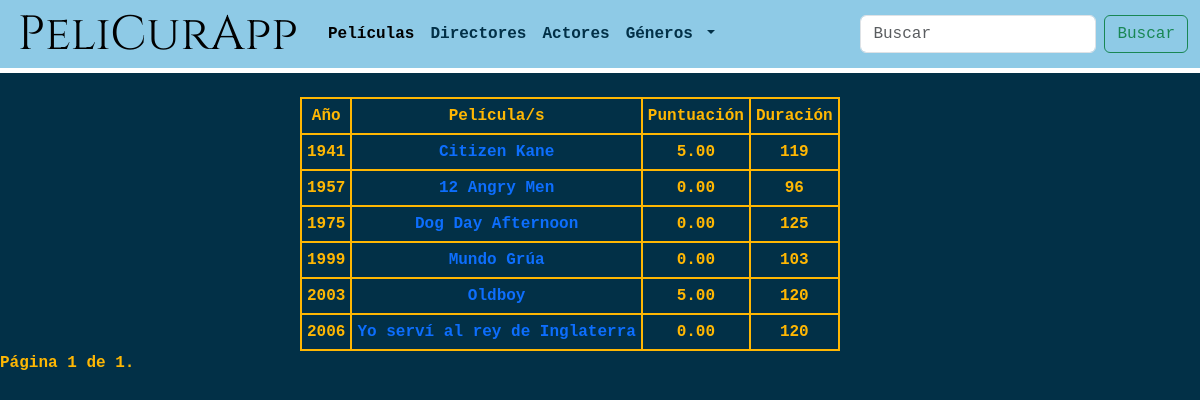
Page /pelicurapp/peliculas/ on the earlier database version.
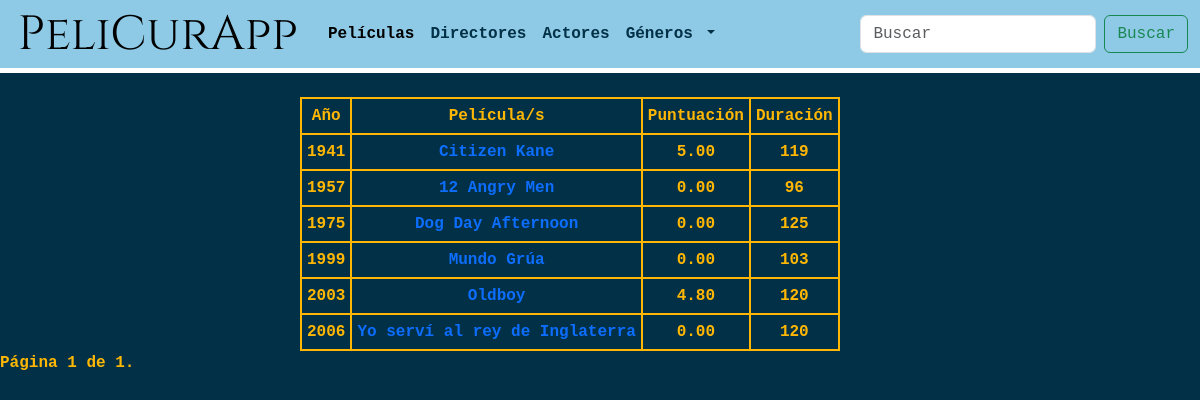
Same page on the later database version.
### peliCura/models.py (models this page shows, shortened)
class Pelicula(models.Model):
    manager = PeliculaManager()
    titulo = models.CharField("Titulo", max_length=100) # <input type="text"> en HTML
    sinopsis = models.TextField("Sinospis", max_length=500) # <textarea> en HTML
    anio_realizacion = models.DateField("Año estreno") # solo el año
    duracion = models.IntegerField(validators=[
        MinValueValidator(1),
        MaxValueValidator(1240) # 1240 minutos = 24 hs de duración
    ]) # timedelta(days, seconds, miliseconds) en Python
    genero = models.ManyToManyField(Genero) # Relación muchos a muchos con Género
    director = models.ManyToManyField(Persona, related_name="director") # Relación muchos a muchos con Persona
    actor = models.ManyToManyField(Persona, related_name="actor") # Relación muchos a muchos con Persona
    puntuacion = models.FloatField("Puntuacion", default=0) # <input type="number"> y Float
    poster = models.ImageField("Póster", upload_to='posters_peliculas', null=True)
    @property
    def calcular_puntuacion(self):
        nro_comentarios = self.comentario_set.count()
        puntuacion = 0
        puntuaciones = list(self.comentario_set.values_list('valoracion')) # retorna tupla
        for i in puntuaciones:
            puntuacion += i[0]
        if nro_comentarios == 0:
            self.puntuacion = 0.0
        else:
            self.puntuacion = (puntuacion / nro_comentarios)
        return self.puntuacion

### peliCura/views.py (the view)
# urls.py: path('pelicurapp/peliculas/', PeliculasListado.as_view(), name="peliculas-listado"),
class PeliculasListado(TemplateView):
   template_name = 'listado_peliculas.html'
   def get_context_data(self, **kwargs: Any) -> Dict[str, Any]:
      context = super().get_context_data(**kwargs)
      peliculas = Pelicula.manager.all().order_by('anio_realizacion', 'titulo')
      paginador = Paginator(peliculas, 20)
      page_number = self.request.GET.get("page")
      context["page_obj"] = paginador.get_page(page_number)
      context["peliculas"] = peliculas
      context['generoNavBar'] = Genero.manager.all().order_by('nombre')
      return context

### peliCura/templates/listado_peliculas.html (shortened to what this page needs)
{% extends 'base_template.html' %}
{% load static %}
{% block contenido %}
<div class="listado-peliculas">
  {% if page_obj|length > 0 %}
    <table>
      <tr>
        <th>Año</th>
        <th>Película/s</th>
        <th>Puntuación</th>
        <th>Duración</th>
      </tr>
  {% endif %}
  {% for pelicula in page_obj %}
      <tr>
        <td>{{ pelicula.anio_realizacion|date:"Y" }}</td>
        <td><a href="{% url 'detalle-pelicula-id' pelicula.id %}">{{ pelicula.titulo }}</a></td>
        <td>{{ pelicula.calcular_puntuacion|floatformat:2 }}<br>
        <td>{{ pelicula.duracion }}</td>
      </tr>
  {% empty %}<p>-- No existen películas para mostrar --</p>
  {% endfor %}
    </table>
</div>
<div class="pagination">
    <span class="step-links">
        <span class="current">
            Página {{ page_obj.number }} de {{ page_obj.paginator.num_pages }}.
        </span>
    </span>
</div>
{% endblock %}

Differences in the rows shown:
removed Pelicula: anio_realizacion "2003", titulo "Oldboy", calcular_puntuacion "5.00", duracion "120"
added Pelicula: anio_realizacion "2003", titulo "Oldboy", calcular_puntuacion "4.80", duracion "120"
